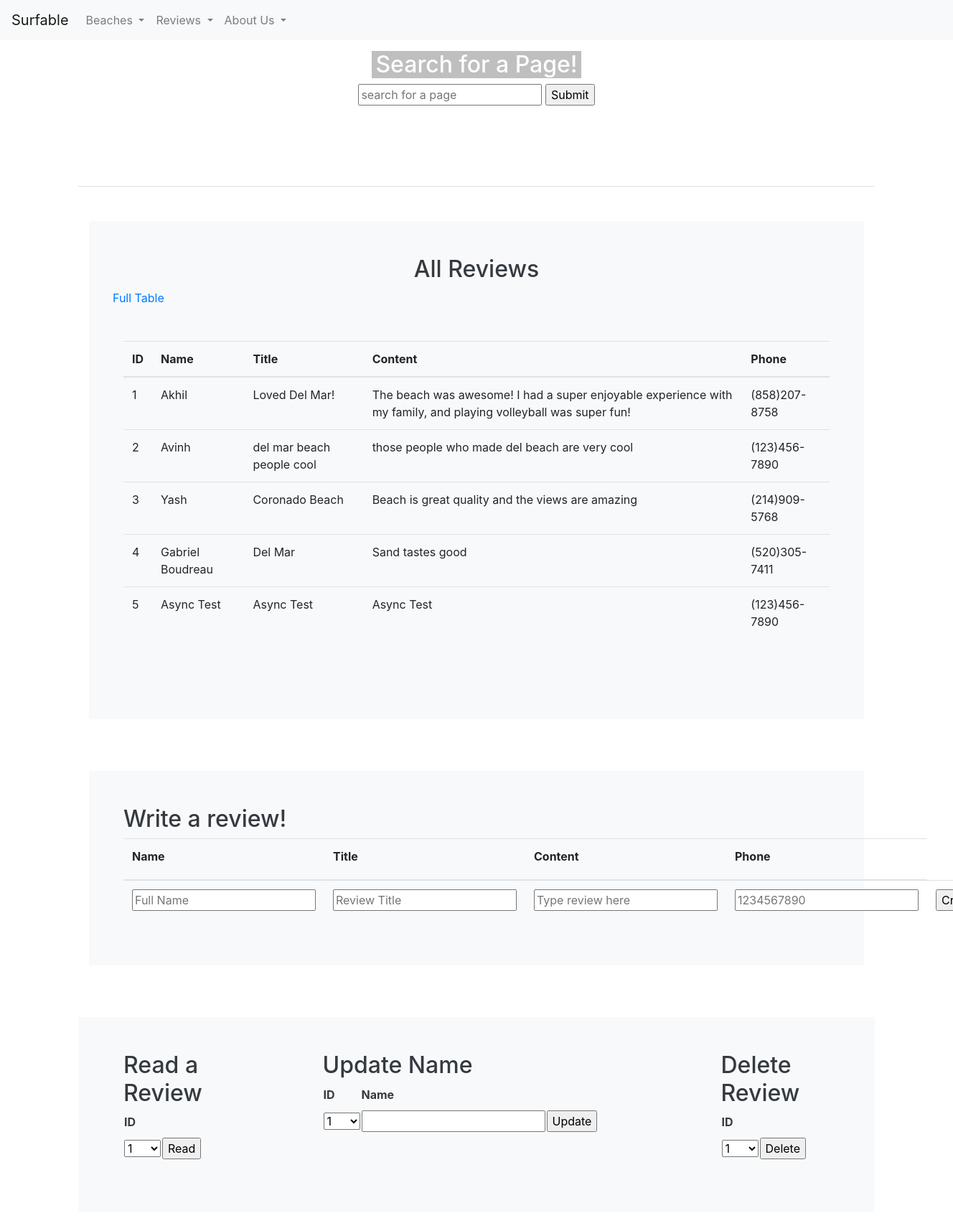
Page /crud/ on the earlier database version.
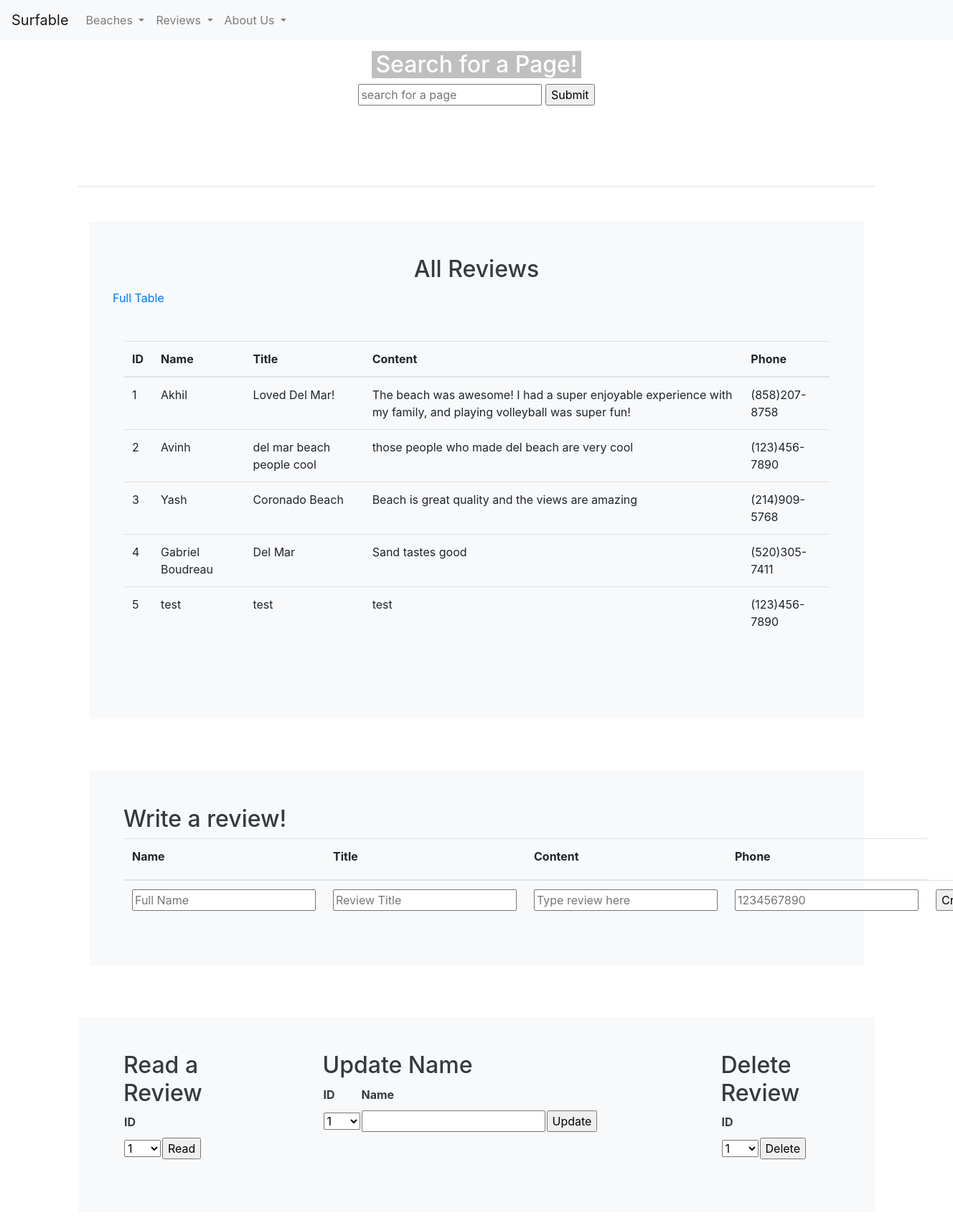
Same page on the later database version.
### crudy/model.py (models this page shows, shortened)
class Users(db.Model):
    userID = db.Column(db.Integer, primary_key=True)
    name = db.Column(db.String(255), unique=False, nullable=False)
    title = db.Column(db.String(255), unique=True, nullable=False)
    content = db.Column(db.Text, unique=False, nullable=False)
    phone = db.Column(db.String(255), unique=False, nullable=False)
    def read(self):
        return {
            "userID": self.userID,
            "name": self.name,
            "title": self.title,
            "content": self.content,
            "phone": self.phone
        }

### crudy/app_crud.py (the view)
@app_crud.route('/')
def crud():
    return render_template("crud.html", table=users_all())

### crudy/app_crud.py (called while the page is built)
def users_all():
    return [peep.read() for peep in Users.query.all()]

### crudy/templates/crud/crud.html (shortened to what this page needs)
<!DOCTYPE html>
{% include "layouts/base.html" %}
{% block content %}
<div class="container py-4">
    <header class="pb-3 mb-4 border-bottom">
            <h1 align="center">Write Beach Reviews!</h1>
    </header>
    <div class="container py-4">
        <div class="p-5 mb-4 bg-light text-dark rounded-3">
            <h2 align="center">All Reviews</h2>
            <div align="center" class="row align-items-center">
                <a href={{url_for('crud.crud')}}>Full Table</a>
            </div>
            <div class="row align-items-md-stretch">
                <div class="container-fluid py-5">
                    <table class="table">
                        <thead>
                        <tr>
                            <th>ID</th>
                            <th>Name</th>
                            <th>Title</th>
                            <th>Content</th>
                            <th>Phone</th>
                        </tr>
                        </thead>
                        <tbody>
                        {% for row in table %}
                        {% set pn = "" ~ row['phone'] %}
                        {% set pnf = "(" ~ pn[0:3] ~ ")" ~ pn[3:6] ~ "-" ~ pn[6:10] %}
                        <tr>
                            <td>{{ row['userID'] }}</td>
                            <td>{{ row['name'] }}</td>
                            <td>{{ row['title'] }}</td>
                            <td>{{ row['content'] }}</td>
                            <td>{{ pnf }}</td>
                        </tr>
                        {% endfor %}
                        </tbody>
                    </table>
                </div>
            </div>
        </div>
    </div>
    <div class="container py-4">
        <div class="p-5 mb-4 bg-light text-dark rounded-3">
            <h2>Write a review!</h2>
            <form method="POST" ID="create" action={{url_for('crud.create')}} >
                <table class="table">
                    <thead>
                    <tr>
                        <th><label for="name">Name</label></th>
                        <th><label for="title">Title</label></th>
                        <th><label for="content">Content</label></th>
                        <th><label for="phone">Phone</label></th>
                    </tr>
                    </thead>
                    <tbody>
                    <tr>
                        <td><input type="text" name="name" id="name" placeholder="Full Name" required></td>
                        <td><input type="title" name="title" id="title" placeholder="Review Title" required></td>
                        <td><input type="content" name="content" id="content" placeholder="Type review here" required></td>
                        <td><input type="tel" name="phone" id="phone" pattern="[0-9]{10}" placeholder="1234567890" required></td>
                        <td><input type="submit" value="Create"></td>
                    </tr>
                    </tbody>
                </table>
            </form>
        </div>
    </div>
    <div class="container py-4">
        <div class="row mb-4 bg-light text-dark rounded-3">
            <div class="col-md-3">
                <div class="p-5 mb-4 bg-light text-dark rounded-3">
                    <h2>Read a Review</h2>
                    <form method="POST" ID="read" action={{url_for('crud.read')}} >
                        <table id="read_table">
                            <tr><th><label for="read_userid">ID</label></th></tr>
                            <tr>
                                <td>
                                    <select name="userid" id="read_userid">
                                        <optgroup label="userid">
                                            {% for row in table %}
                                            <option label="{{ row['userID'] }}">{{ row['userID'] }}</option>
                                            {% endfor %}
                                        </optgroup>
                                    </select>
                                </td>
                                <td>
                                    <input type="submit" value="Read">
                                </td>
                            </tr>
                        </table>
                    </form>
                </div>
            </div>
            <div class="col-md-6">
                <div class="p-5 mb-4 bg-light text-dark rounded-3">
                    <h2>Update Name</h2>
                    <form method="POST" ID="update" action={{url_for('crud.update')}} >
                        <table id="update_table">
                            <tr>
                                <th><label for="update_userid">ID</label></th>
                                <th><label for="update_name">Name</label></th>
                            </tr>
                            <tr>
                                <td>
                                    <select name="userid" id="update_userid">
                                        <optgroup label="userid">
                                            {% for row in table %}
                                            <option label="{{ row['userID'] }}">{{ row['userID'] }}</option>
                                            {% endfor %}
                                        </optgroup>
                                    </select>
                                </td>
                                <td><input type="text" name="name" id="update_name" required></td>
                                <td><input type="submit" value="Update"></td>
                            </tr>
                        </table>
                    </form>
                </div>
            </div>
            <div class="col-md-3">
                <div class="p-5 mb-4 bg-light text-dark rounded-3">
                    <h2>Delete Review</h2>
                    <form method="POST" ID="read" action={{url_for('crud.delete')}} >
                        <table id="read_table">
                            <tr><th><label for="delete_userid">ID</label></th></tr>
                            <tr>
                                <td>
                                    <select name="userid" id="delete_userid">
                                        <optgroup label="userid">
                                            {% for row in table %}
                                            <option label="{{ row['userID'] }}">{{ row['userID'] }}</option>
                                            {% endfor %}
                                        </optgroup>
                                    </select>
                                </td>
                                <td><input type="submit" value="Delete"></td>
                            </tr>
                        </table>
                    </form>
                </div>
            </div>
        </div>
    </div>
</div>
{% endblock %}

### templates/layouts/base.html (shortened to what this page needs)
<!DOCTYPE HTML>
<html lang="en">
<head>
    <link rel="stylesheet" href="https://stackpath.bootstrapcdn.com/bootstrap/4.3.1/css/bootstrap.min.css">
</head>
<body>
{% include "layouts/navbar.html" %}
{% block body %}
<div align="center">
    <h2 id="search-h2">Search for a Page!</h2>
    <input id="beachsearch" placeholder="search for a page">
    <input id="submit" type="submit" onclick="document.location.href=SearchBeaches(beachPages)">
</div>
{% endblock %}
</body>
</html>

### templates/layouts/navbar.html (shortened to what this page needs)
<nav class="navbar navbar-expand-lg navbar-light bg-light">
  <a class="navbar-brand" href="/">Surfable</a>
  <div class="collapse navbar-collapse" id="navbarNavAltMarkup">
    <ul class="navbar-nav mr-auto">
      <li class="nav-item dropdown">
        <a class="nav-link dropdown-toggle" href="#" id="navbarModel" role="button" data-toggle="dropdown" aria-haspopup="true" aria-expanded="false">
          Beaches
        </a>
      </li>
      <li class="nav-item dropdown">
        <a class="nav-link dropdown-toggle" href="#" id="navbarModel" role="button" data-toggle="dropdown" aria-haspopup="true" aria-expanded="false">
          Reviews
        </a>
      </li>
      <li class="nav-item dropdown">
        <a class="nav-link dropdown-toggle" href="#" id="navbarModel" role="button" data-toggle="dropdown" aria-haspopup="true" aria-expanded="false">
          About Us
        </a>
      </li>
    </ul>
  </div>
</nav>

### templates/layouts/base.html (style rules this page uses)
body { color: black; }
body { background-image: url("https://images.unsplash.com/photo-1594293390817-a4554dc6a713?ixid=MnwxMjA3fDB8MHxzZWFyY2h8NHx8YmVhY2glMjBuaWdodHxlbnwwfHwwfHw%3D&ixlib=rb-1.2.1&w=1000&q=80"); background-repeat: no-repeat; background-size: cover; }
#search-h2 { color: white; margin-top: 15px; background-color: rgba(0, 0, 0, 0.25); width: 22%; }

### crudy/templates/crud/crud.html (style rules this page uses)
h1 { color: white; }

Differences in the rows shown:
changed Users id 5: name "Async Test" → "test"; title "Async Test" → "test"; content "Async Test" → "test"
